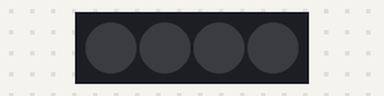
A program run on a simulated BBC micro:bit (MakeCode). Parts: 4 RGB LEDs in strip order, left to right. Dim RGB values are drawn brighter than linear.

Above: at 0.2 s.
At 0.75 s:
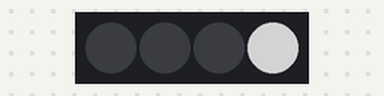
At 2.05 s:
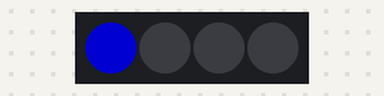
At 2.65 s:
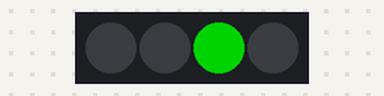
At 3.97 s:
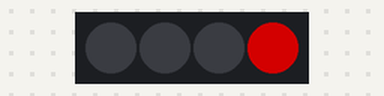
At 5.18 s:
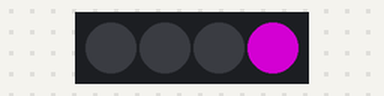
Timing chart, 0 to 5.5 s (numbered marks = the images above):
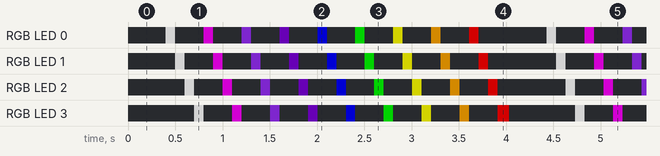

Measured:
- by itself, everything shown: repeats every 4.0 s, in 37 steps

The program:

main.ts
```typescript
let strip = neopixel.create(DigitalPin.P14, 4, NeoPixelMode.RGB)
basic.forever(function () {
    for (let index = 0; index <= 3; index++) {
        strip.clear()
        strip.setPixelColor(index, neopixel.colors(NeoPixelColors.Black))
        strip.show()
        basic.pause(100)
    }
    for (let index = 0; index <= 3; index++) {
        strip.clear()
        strip.setPixelColor(index, neopixel.colors(NeoPixelColors.White))
        strip.show()
        basic.pause(100)
    }
    for (let index = 0; index <= 3; index++) {
        strip.clear()
        strip.setPixelColor(index, neopixel.colors(NeoPixelColors.Purple))
        strip.show()
        basic.pause(100)
    }
    for (let index = 0; index <= 3; index++) {
        strip.clear()
        strip.setPixelColor(index, neopixel.colors(NeoPixelColors.Violet))
        strip.show()
        basic.pause(100)
    }
    for (let index = 0; index <= 3; index++) {
        strip.clear()
        strip.setPixelColor(index, neopixel.colors(NeoPixelColors.Indigo))
        strip.show()
        basic.pause(100)
    }
    for (let index = 0; index <= 3; index++) {
        strip.clear()
        strip.setPixelColor(index, neopixel.colors(NeoPixelColors.Blue))
        strip.show()
        basic.pause(100)
    }
    for (let index = 0; index <= 3; index++) {
        strip.clear()
        strip.setPixelColor(index, neopixel.colors(NeoPixelColors.Green))
        strip.show()
        basic.pause(100)
    }
    for (let index = 0; index <= 3; index++) {
        strip.clear()
        strip.setPixelColor(index, neopixel.colors(NeoPixelColors.Yellow))
        strip.show()
        basic.pause(100)
    }
    for (let index = 0; index <= 3; index++) {
        strip.clear()
        strip.setPixelColor(index, neopixel.colors(NeoPixelColors.Orange))
        strip.show()
        basic.pause(100)
    }
    for (let index = 0; index <= 3; index++) {
        strip.clear()
        strip.setPixelColor(index, neopixel.colors(NeoPixelColors.Red))
        strip.show()
        basic.pause(100)
    }
})
```

test.ts
```typescript
// 在這裡測試；當此封包作為擴充功能時，將不會編譯此內容。
```
